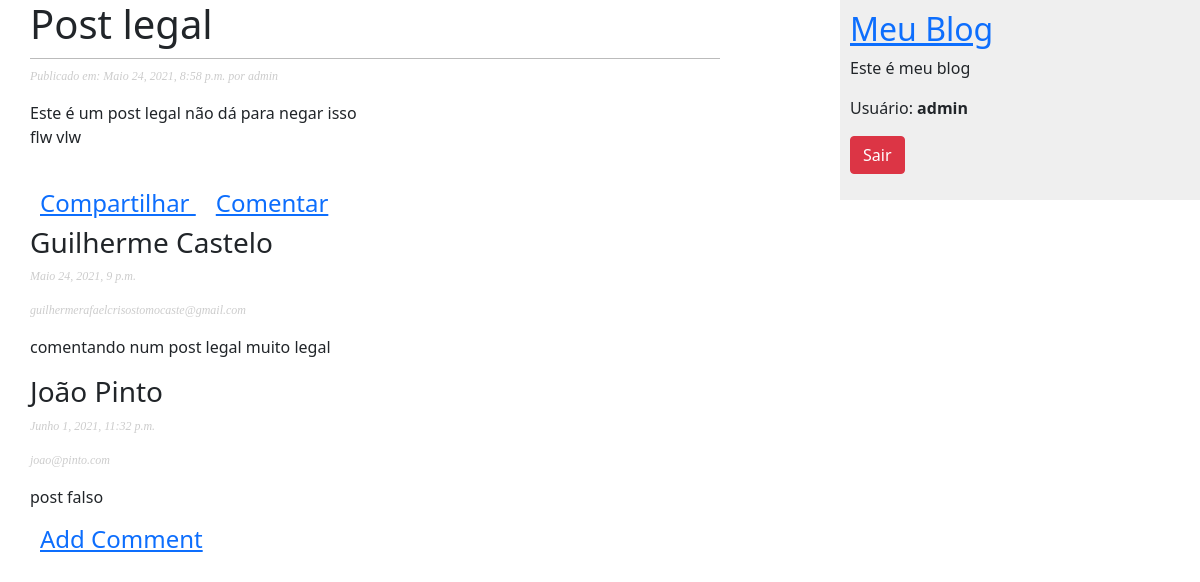
The app's page /post-legal/ (signed in) with its own data.
### meublog/models.py (models this page shows, shortened)
class Post(models.Model):
    STATUS_CHOICES = (
        ('rascunho', 'Rascunho'),
        ('publicado', 'publicado')
    )
    objects = models.Manager()
    publicado = PublicadosManager()
    titulo = models.CharField(max_length=250)
    slug = models.SlugField(max_length=100)
    corpo = models.TextField()
    autor = models.ForeignKey(User, on_delete=models.CASCADE, related_name='meublog_posts')
    publicados = models.DateTimeField(default=timezone.now)
    criado = models.DateTimeField(auto_now_add=True)
    status = models.CharField(max_length=9, choices=STATUS_CHOICES, default='rascunho')
    class Meta:
        ordering = ('-publicados',)
        verbose_name = "Post"
        verbose_name_plural = "Posts"

class Comentario(models.Model):
    post = models.ForeignKey(Post, on_delete=models.CASCADE)
    nome = models.CharField('Nome', max_length=100)
    email = models.EmailField('E-mail')
    comentario = models.TextField('Comentário')
    criado = models.DateTimeField('Data Criação', auto_now_add=True)
    status = models.BooleanField('Ativo', default=False)
    class Meta:
        verbose_name = "Comentario"
        verbose_name_plural = "Comentarios"

### meublog/views.py (the view)
# urls.py: path('<slug:slug>/', views.DetalharPostView.as_view(), name='detalhe'),
class DetalharPostView(DetailView):
    template_name = "meublog/post/detalharpost.html"
    model = Post
    def _get_comment(self, id_post):
        try:
            return Comentario.objects.filter(post_id=id_post, status=True)
        except Comentario.DoesNotExixt:
            raise Exception
    def get_context_data(self, **kwargs):
        context = super(DetalharPostView, self).get_context_data(**kwargs)
        context['coments'] = self._get_comment(self.object.id)
        return context

### meublog/templates/meublog/post/detalharpost.html (shortened to what this page needs)
{% extends 'meublog/base.html' %}
{% block conteudo %}
    <h1> {{ post.titulo }} </h1>
    <p class="date">
        Publicado em: {{ post.publicados }} por {{ post.autor }}
    </p>
    <p>
        {{ post.corpo | linebreaks }}
    </p>
    <br>
    <h4>
        <span style="margin-right:10px; margin-left:10px">
            <a href="{% url 'meublog:share_post' post.pk %}">
                Compartilhar
            </a>
        </span>
        <span style="margin-right:10px; margin-left:10px">
            <a href="{% url 'meublog:comentar_post' post.id %}">
                Comentar
            </a>
        </span>
    </h4>
    {% for c in coments %}
        <h3>
            {{ c.nome }}
        </h3>
        <p class="date">
            {{ c.criado }}
        </p>
        <p class="date">
            {{ c.email }}
        </p>
        <p>
            {{ c.comentario }}
        </p>
    {% endfor %}
    <h4>
        <span style="margin-right:10px; margin-left:10px">
            <a href="{% url 'meublog:comentar_post' post.id %}">
                Add Comment
            </a>
        </span>
    </h4>
{% endblock %}

### meublog/templates/meublog/base.html (shortened to what this page needs)
{% load static %}
<!DOCTYPE html>
<html lang="pt-br">
<head>
    <link href="{% static 'css/meublog.css' %}" rel="stylesheet">
    <link href="https://cdn.jsdelivr.net/npm/bootstrap@5.0.1/dist/css/bootstrap.min.css" rel="stylesheet">
</head>
<body>
    <div id="content">
        {% block conteudo %}
        {% endblock %}
    </div>
    <div id="sidebar">
        <h2><a href="{% url 'meublog:listar_posts' %}"> Meu Blog</a></h2>
        <p>Este é meu blog</p>
        {% if user.is_anonymous %}
            <p>
                <a class="btn btn-primary" href="{% url 'meublog:cadastrouser' %}">
                    Cadastrar
                </a>
            </p>
            <p>
                <a class="btn btn-success" href="{% url 'meublog:loginuser' %}">
                    Login
                </a>
            </p>
        {% else %}
            <p>
                Usuário: <b>{{ user.username }}</b>
                <p>
                    <a class="btn btn-danger" href="{% url 'meublog:logoutuser' %}">
                        Sair
                    </a>
                </p>
            </p>
        {% endif %}
    </div>
</body>
</html>

### meublog/static/css/meublog.css (style rules this page uses)
body { margin:0; padding:0; font-family:helvetica, sans-serif; }
a { color:#00abff; text-decoration:none; }
h1 { font-weight:normal; border-bottom:1px solid #bbb; padding:0 0 10px 0; }
h2 { font-weight:normal; margin:30px 0 0; }
#content { float:left; width:60%; padding:0 0 0 30px; }
#sidebar { float:right; width:30%; padding:10px; background:#efefef; height:100%; }
p.date { color:#ccc; font-family: georgia, serif; font-size: 12px; font-style: italic; }

### records on screen
Post: publicados "Maio 24, 2021, 8:58 p.m.", autor "admin", corpo "Este é um post legal não dá para negar isso flw vlw"
Comentario: nome "Guilherme Castelo", criado "Maio 24, 2021, 9 p.m.", email "guilhermerafaelcrisostomocaste@gmail.com", comentario "comentando num post legal muito legal"
Comentario: nome "João Pinto", criado "Junho 1, 2021, 11:32 p.m.", email "joao@pinto.com", comentario "post falso"

### other values on screen
{{ user.username }} "admin"
